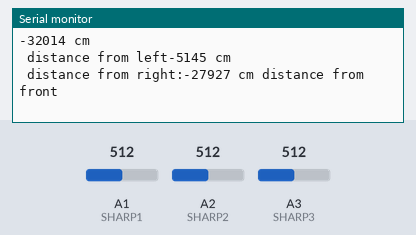
A sketch run on a simulated Arduino Uno, built with avr-gcc and run on an emulated ATmega328P. Shown: the last lines printed to the serial monitor. The inputs (shaded band) are chosen by the test bench; at power-on: A1 (SHARP1) = 512, A2 (SHARP2) = 512, A3 (SHARP3) = 512.

Above: at 2.8 s.
2.9 s: A1 (SHARP1) set to 716
At 4.5 s:
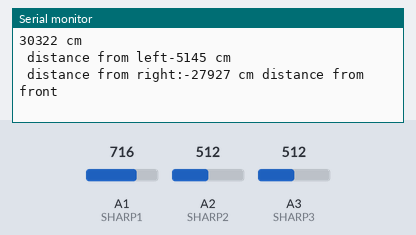
5.6 s: A2 (SHARP2) set to 716
At 7.0 s:
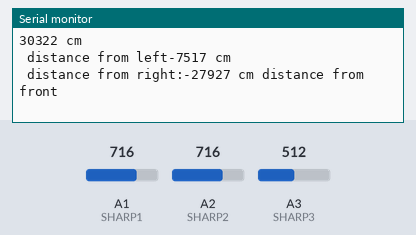
8.3 s: A3 (SHARP3) set to 716
At 10.8 s:
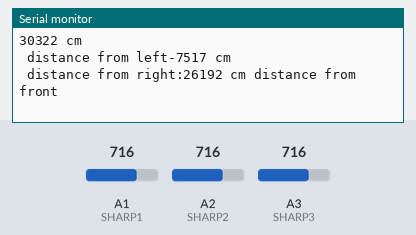
11.0 s: A1 (SHARP1) set to 900
At 13.2 s:
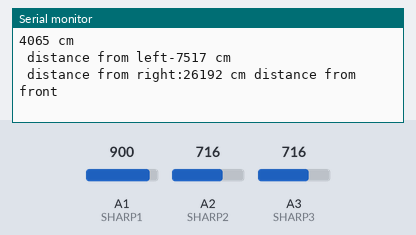
13.7 s: A2 (SHARP2) set to 900
At 15.6 s:
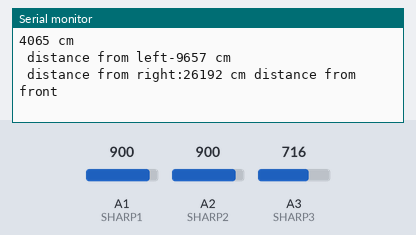
16.4 s: A3 (SHARP3) set to 900
At 19.3 s:
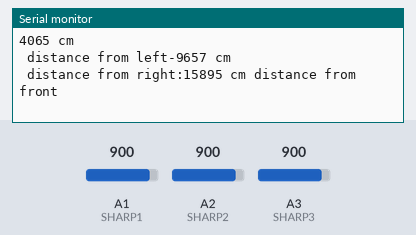
Timing chart, 0 to 20.1 s (numbered marks = the images above; inputs shaded):
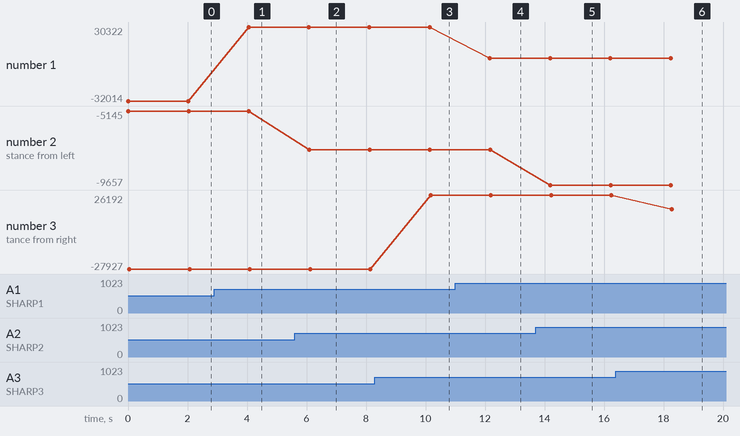

Measured:
- after the input at 2.9 s, the serial monitor: prints a new line after 1.2 s (image 1)
- after the input at 5.6 s, the serial monitor: prints a new line after 0.49 s (image 2)
- after the input at 8.3 s, the serial monitor: prints a new line after 1.9 s (image 3)
- after the input at 11.0 s, the serial monitor: prints a new line after 1.2 s (image 4)
- after the input at 13.7 s, the serial monitor: prints a new line after 0.50 s (image 5)
- after the input at 16.4 s, the serial monitor: prints a new line after 1.9 s (image 6)
- plotted number 1: -32014 → 30322 after the input at 2.9 s, 30322 → 4065 after the input at 11.0 s
- plotted number 2: -5145 → -7517 after the input at 5.6 s, -7517 → -9657 after the input at 13.7 s

The sketch:

RangeSensors.ino
```cpp
 int SHARP1 = A1;
  int SHARP2 = A2;
  int SHARP3 = A3;

 int rangeSensor1 = 0;
  int rangeSensor2 = 0;
  int rangeSensor3 = 0;
 int rangeSensor1MV = 0;
  int rangeSensor2MV = 0;
  int rangeSensor3MV = 0;
void setup() {
  // put your setup code here, to run once:
 pinMode(SHARP1, INPUT);
  pinMode(SHARP2, INPUT);
  pinMode(SHARP3, INPUT);

  Serial.begin(9600);

}
void loop() {
// put your main code here, to run repeatedly:

rangeSensor1 = analogRead(SHARP1);
rangeSensor2 = analogRead(SHARP2);
rangeSensor3 = analogRead(SHARP3);

//need to fix these equations! not woroking at all
rangeSensor1 = -11.631*pow(rangeSensor1,2) + 131.96*rangeSensor1+299.31;
rangeSensor2 = -11.631*(rangeSensor2) + 810;
rangeSensor3 = -55.964*(rangeSensor3) + 725.64;


Serial.print(rangeSensor1);
Serial.print(" cm \n distance from left");
Serial.print(rangeSensor2);
Serial.print(" cm \n distance from right:");
Serial.print(rangeSensor3);
Serial.print(" cm distance from front");
Serial.print("\n");

delay(2000);

}
```
